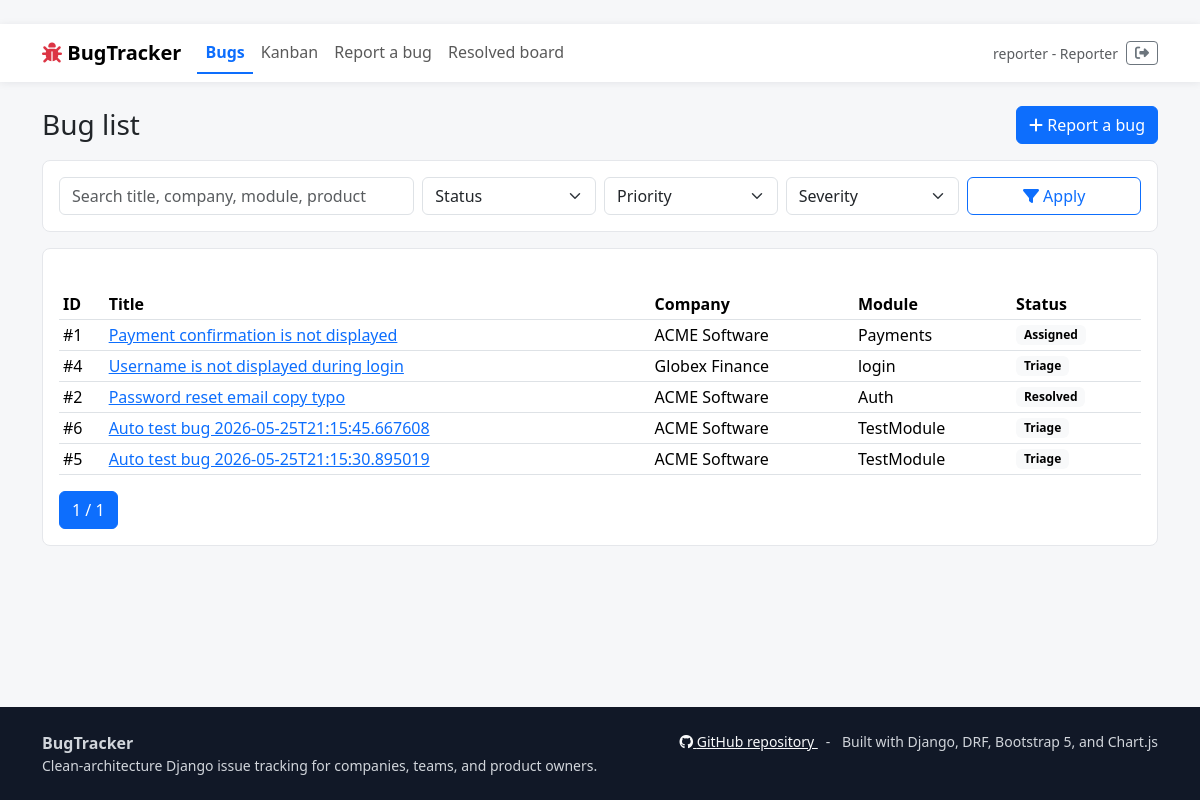
/bugs/ (signed in), run on an earlier commit of the app's database.
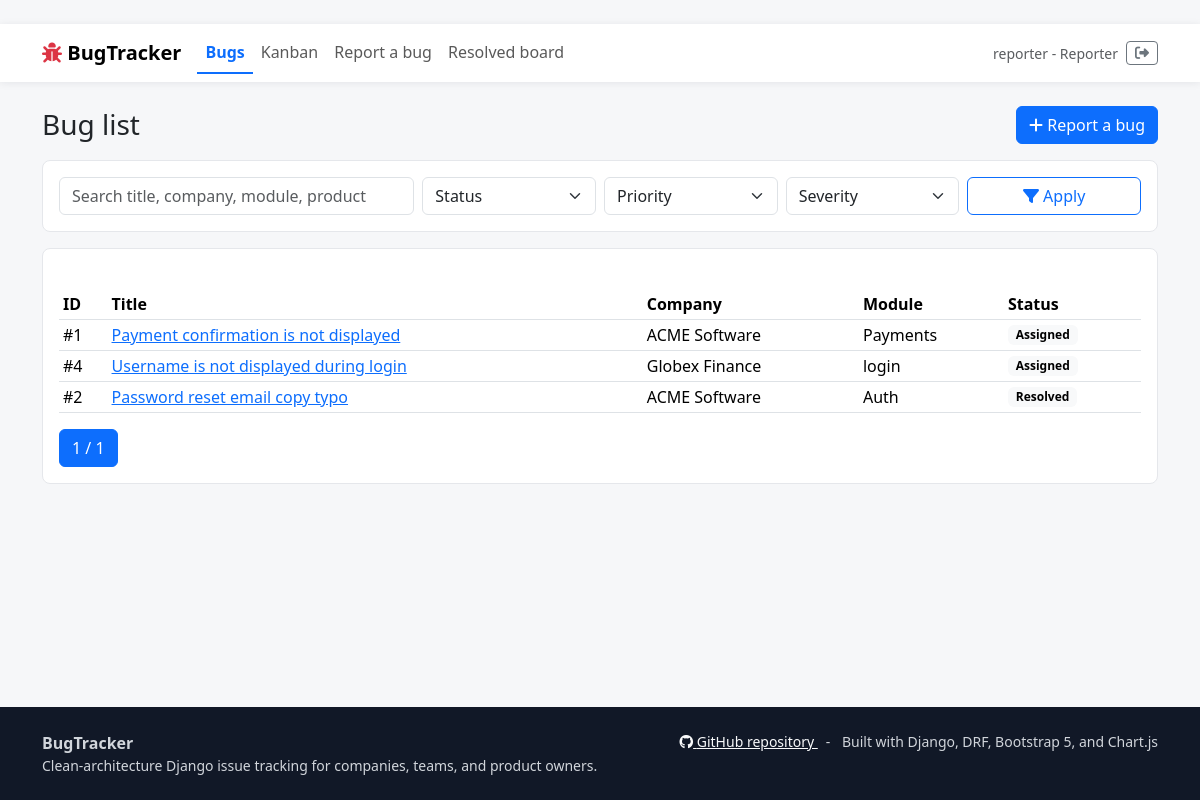
And on a later commit of the database.
### infrastructure/models.py (models this page shows, shortened)
class TimeStampedModel(models.Model):
    created_at = models.DateTimeField(auto_now_add=True)
    updated_at = models.DateTimeField(auto_now=True)
    class Meta:
        abstract = True

class Bug(TimeStampedModel):
    class Severity(models.TextChoices):
        LOW = "low", "Low"
        MEDIUM = "medium", "Medium"
        HIGH = "high", "High"
        CRITICAL = "critical", "Critical"
    class Status(models.TextChoices):
        TRIAGE = "triage", "Triage"
        ASSIGNED = "assigned", "Assigned"
        IN_PROGRESS = "in_progress", "In progress"
        RESOLVED = "resolved", "Resolved"
        VERIFIED = "verified", "Verified"
        DUPLICATE = "duplicate", "Duplicate"
        REOPENED = "reopened", "Reopened"
        CLOSED = "closed", "Closed"
    class Priority(models.TextChoices):
        P0 = "P0", "P0"
        P1 = "P1", "P1"
        P2 = "P2", "P2"
        P3 = "P3", "P3"
    title = models.CharField(max_length=220)
    description = models.TextField()
    reproduction_steps = models.TextField()
    expected_result = models.TextField()
    actual_result = models.TextField()
    severity = models.CharField(max_length=20, choices=Severity.choices)
    status = models.CharField(max_length=30, choices=Status.choices, default=Status.TRIAGE)
    priority = models.CharField(max_length=2, choices=Priority.choices, default=Priority.P3)
    priority_score = models.PositiveIntegerField(default=0)
    priority_override = models.BooleanField(default=False)
    priority_override_reason = models.TextField(blank=True)
    impact = models.PositiveSmallIntegerField(default=3, validators=[MinValueValidator(1), MaxValueValidator(5)])
    similar_count = models.PositiveIntegerField(default=0)
    module = models.CharField(max_length=120)
    module_importance = models.PositiveSmallIntegerField(default=3, validators=[MinValueValidator(1), MaxValueValidator(5)])
    product = models.CharField(max_length=160)
    notification_email = models.EmailField(blank=True, help_text="Optional email(s) to receive updates about this bug (comma-separated)")
    company = models.ForeignKey(Company, on_delete=models.CASCADE, related_name="bugs")
    reporter = models.ForeignKey(User, on_delete=models.CASCADE, related_name="reported_bugs")
    duplicate_of = models.ForeignKey("self", on_delete=models.SET_NULL, null=True, blank=True, related_name="duplicates")
    is_duplicate = models.BooleanField(default=False)
    is_reopened = models.BooleanField(default=False)
    is_verified = models.BooleanField(default=False)
    class Meta:
        ordering = ["priority", "-priority_score", "-created_at"]
        indexes = [
            models.Index(fields=["status", "priority"]),
            models.Index(fields=["company", "module"]),
            models.Index(fields=["reporter", "status"]),
        ]
    def get_absolute_url(self):
        return reverse("web:bug_detail", kwargs={"pk": self.pk})

class Company(TimeStampedModel):
    name = models.CharField(max_length=160, unique=True)
    slug = models.SlugField(max_length=180, unique=True)
    product_name = models.CharField(max_length=160)
    is_active = models.BooleanField(default=True)
    class Meta:
        ordering = ["name"]
        verbose_name_plural = "companies"

### presentation/web/views.py (the view)
# urls.py: path("bugs/", views.bug_list, name="bug_list"),
@login_required
def bug_list(request):
    bugs = _apply_bug_filters(_visible_bugs_for(request.user), request)
    paginator = Paginator(bugs.select_related("company", "reporter"), 10)
    page_obj = paginator.get_page(request.GET.get("page"))
    return render(
        request,
        "bugs/bug_list.html",
        {
            "page_obj": page_obj,
            "status_choices": Bug.Status.choices,
            "priority_choices": Bug.Priority.choices,
            "severity_choices": Bug.Severity.choices,
            "applied_filters": _applied_filters(request),
        },
    )

### presentation/web/views.py (called while the page is built, shortened)
def _visible_bugs_for(user):
    if user.role == "admin":
        return Bug.objects.all()
    if user.role in {"developer", "po", "ba"} and user.company_id:
        return Bug.objects.filter(company=user.company)
    return Bug.objects.filter(Q(reporter=user) | Q(status__in=["resolved", "verified", "closed"]))

def _apply_bug_filters(queryset, request, *, allow_status=True):
    search = request.GET.get("q", "").strip()
    status = request.GET.get("status", "").strip()
    priority = request.GET.get("priority", "").strip()
    severity = request.GET.get("severity", "").strip()
    if status and allow_status:
        queryset = queryset.filter(status=status)
    if priority:
        queryset = queryset.filter(priority=priority)
    if severity:
        queryset = queryset.filter(severity=severity)
    return queryset

### presentation/web/templates/bugs/bug_list.html (shortened to what this page needs)
﻿{% extends "base.html" %}
{% block content %}
<div class="d-flex justify-content-between align-items-center mb-3">
    <h1 class="h3 mb-0">{% if public_board %}Resolved public board{% else %}Bug list{% endif %}</h1>
    <a class="btn btn-primary" href="{% url 'web:bug_create' %}"><i class="fa-solid fa-plus"></i> Report a bug</a>
</div>
<form class="panel p-3 mb-3" method="get">
    <div class="row g-2">
        <div class="col-md-4"><input class="form-control" name="q" placeholder="Search title, company, module, product" value="{{ request.GET.q }}"></div>
        {% if not public_board %}
            <div class="col-md-2">
                <select class="form-select" name="status">
                    <option value="">Status</option>
                </select>
            </div>
        {% endif %}
        <div class="col-md-2">
            <select class="form-select" name="priority">
                <option value="">Priority</option>
            </select>
        </div>
        <div class="col-md-2">
            <select class="form-select" name="severity">
                <option value="">Severity</option>
            </select>
        </div>
        <div class="col-md-2"><button class="btn btn-outline-primary w-100"><i class="fa-solid fa-filter"></i> Apply</button></div>
    </div>
</form>
<div class="panel p-3">
    {% include "bugs/partials/bug_table.html" with bugs=page_obj.object_list %}
    <nav>
        <ul class="pagination mb-0">
            <li class="page-item active"><span class="page-link">{{ page_obj.number }} / {{ page_obj.paginator.num_pages }}</span></li>
        </ul>
    </nav>
</div>
{% endblock %}

### presentation/web/templates/bugs/partials/bug_table.html
﻿<div class="table-responsive">
    <table class="table table-sm align-middle">
        <thead><tr><th>ID</th><th>Title</th><th>Company</th><th>Module</th><th>Status</th></tr></thead>
        <tbody>
        {% for bug in bugs %}
            <tr>
                <td>#{{ bug.id }}</td>
                <td><a href="{{ bug.get_absolute_url }}">{{ bug.title }}</a></td>
                <td>{{ bug.company.name }}</td>
                <td>{{ bug.module }}</td>
                <td><span class="badge text-bg-light">{{ bug.get_status_display }}</span></td>
            </tr>
        {% empty %}
            <tr><td colspan="5" class="text-muted">No bugs found.</td></tr>
        {% endfor %}
        </tbody>
    </table>
</div>

What changed in the data, as far as the page shows it:
removed Bug: id "6", title "Auto test bug 2026-05-25T21:15:45.667608", company.name "ACME Software", module "TestModule", status "Triage"
removed Bug: id "5", title "Auto test bug 2026-05-25T21:15:30.895019", company.name "ACME Software", module "TestModule", status "Triage"
changed Bug "Username is not displayed during login": status "Triage" → "Assigned"
